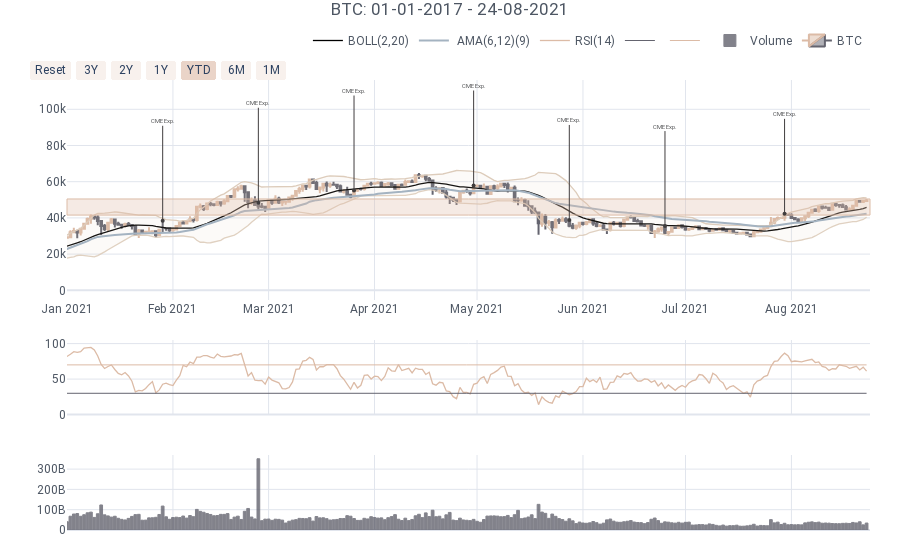

Here is the notebook cell this chart was saved with:
### Code cell
charts.quant_chart_int(BTC,start_date,end_date,ticker=symbol,
                       theme='white',auto_start=auto_start,auto_end=auto_end,
                       asPlot=asPlot,showlegend=True,boll_std=2,boll_periods=20,
                       showboll=True,showrsi=True,rsi_periods=14,showama=True,
                       ama_periods=9,showvol=True,show_price_range=True,
                       textangle=60,annots=settlements)

### Figure 1 — Plotly figure (JSON) as saved in the notebook; plotly's stock layout.template omitted (floating-point values rounded to 4 significant figures; data arrays with more than 128 entries replaced by an {"elided": "..."} marker saying what was removed)
{"data": [{"legendgroup": "BOLL(2,20)", "line": {"color": "rgba(0, 0, 0, 1.0)", "dash": "solid", "shape": "linear", "width": 1.3}, "mode": "lines", "name": "BOLL(2,20)", "showlegend": true, "text": "", "type": "scatter", "x": {"elided": "1696 str values"}, "y": {"elided": "1696 mixed values"}, "yaxis": "y2"}, {"legendgroup": "BOLL(2,20)", "line": {"color": "rgba(221, 204, 187, 1.0)", "dash": "solid", "shape": "linear", "width": 1.3}, "mode": "lines", "name": "UPPER(20)", "showlegend": false, "text": "", "type": "scatter", "x": {"elided": "1696 str values"}, "y": {"elided": "1696 mixed values"}, "yaxis": "y2"}, {"fill": "tonexty", "fillcolor": "rgba(221, 204, 187, 0.1)", "legendgroup": "BOLL(2,20)", "line": {"color": "rgba(221, 204, 187, 0.8999999999999999)", "dash": "solid", "shape": "linear", "width": 1.3}, "mode": "lines", "name": "LOWER(20)", "showlegend": false, "text": "", "type": "scatter", "x": {"elided": "1696 str values"}, "y": {"elided": "1696 mixed values"}, "yaxis": "y2"}, {"line": {"color": "rgba(164, 179, 193, 1.0)", "dash": "solid", "shape": "linear", "width": 2}, "mode": "lines", "name": " AMA(6,12)(9)", "text": "", "type": "scatter", "x": {"elided": "1696 str values"}, "y": {"elided": "1696 mixed values"}, "yaxis": "y2"}, {"line": {"color": "rgba(220, 187, 166, 1.0)", "dash": "solid", "shape": "linear", "width": 1.3}, "mode": "lines", "name": "RSI(14)", "text": "", "type": "scatter", "x": {"elided": "1696 str values"}, "y": {"elided": "1696 mixed values"}, "yaxis": "y3"}, {"line": {"color": "#64646F", "width": 1}, "mode": "lines", "name": "", "text": "", "type": "scatter", "x": {"elided": "1696 str values"}, "y": {"elided": "1696 int values"}, "yaxis": "y3"}, {"line": {"color": "#DCBBA6", "width": 1}, "mode": "lines", "name": "", "text": "", "type": "scatter", "x": {"elided": "1696 str values"}, "y": {"elided": "1696 int values"}, "yaxis": "y3"}, {"legendgroup": "Volume", "marker": {"color": {"elided": "1696 str values"}, "line": {"color": {"elided": "1696 str values"}, "width": 1}}, "name": "Volume", "opacity": 0.8, "orientation": "v", "showlegend": true, "text": "", "type": "bar", "x": {"elided": "1696 str values"}, "y": {"elided": "1696 float values"}, "yaxis": "y4"}, {"close": {"elided": "1696 float values"}, "decreasing": {"line": {"color": "#64646F"}}, "high": {"elided": "1696 float values"}, "increasing": {"line": {"color": "#DCBBA6"}}, "low": {"elided": "1696 float values"}, "name": "BTC", "open": {"elided": "1696 float values"}, "showlegend": true, "type": "candlestick", "x": {"elided": "1696 str values"}, "yaxis": "y2"}], "layout": {"annotations": [{"arrowcolor": "#403d3e", "arrowhead": 6, "ax": 0, "ay": -100, "font": {"color": "#58595b", "size": 6}, "hovertext": "", "opacity": 1, "showarrow": true, "text": "CME Exp.", "textangle": 0, "x": "2021-01-29", "xref": "x", "y": 38410.0, "yref": "y2"}, {"arrowcolor": "#403d3e", "arrowhead": 6, "ax": 0, "ay": -100, "font": {"color": "#58595b", "size": 6}, "hovertext": "", "opacity": 1, "showarrow": true, "text": "CME Exp.", "textangle": 0, "x": "2021-02-26", "xref": "x", "y": 48370.0, "yref": "y2"}, {"arrowcolor": "#403d3e", "arrowhead": 6, "ax": 0, "ay": -100, "font": {"color": "#58595b", "size": 6}, "hovertext": "", "opacity": 1, "showarrow": true, "text": "CME Exp.", "textangle": 0, "x": "2021-03-26", "xref": "x", "y": 55140.0, "yref": "y2"}, {"arrowcolor": "#403d3e", "arrowhead": 6, "ax": 0, "ay": -100, "font": {"color": "#58595b", "size": 6}, "hovertext": "", "opacity": 1, "showarrow": true, "text": "CME Exp.", "textangle": 0, "x": "2021-04-30", "xref": "x", "y": 57900.0, "yref": "y2"}, {"arrowcolor": "#403d3e", "arrowhead": 6, "ax": 0, "ay": -100, "font": {"color": "#58595b", "size": 6}, "hovertext": "", "opacity": 1, "showarrow": true, "text": "CME Exp.", "textangle": 0, "x": "2021-05-28", "xref": "x", "y": 38860.0, "yref": "y2"}, {"arrowcolor": "#403d3e", "arrowhead": 6, "ax": 0, "ay": -100, "font": {"color": "#58595b", "size": 6}, "hovertext": "", "opacity": 1, "showarrow": true, "text": "CME Exp.", "textangle": 0, "x": "2021-06-25", "xref": "x", "y": 35490.0, "yref": "y2"}, {"arrowcolor": "#403d3e", "arrowhead": 6, "ax": 0, "ay": -100, "font": {"color": "#58595b", "size": 6}, "hovertext": "", "opacity": 1, "showarrow": true, "text": "CME Exp.", "textangle": 0, "x": "2021-07-30", "xref": "x", "y": 42240.0, "yref": "y2"}], "font": {"family": "Roboto"}, "legend": {"bgcolor": "#FFFFFF", "font": {"color": "#4D5663"}, "orientation": "h", "x": 0.3, "y": 0.95, "yanchor": "bottom"}, "margin": {"b": 30, "l": 30, "r": 30, "t": 30}, "paper_bgcolor": "#FFFFFF", "plot_bgcolor": "#FFFFFF", "shapes": [{"fillcolor": "rgba(220, 187, 166, 0.3)", "line": {"color": "#DCBBA6", "dash": "solid", "width": 1}, "type": "rect", "x0": 0, "x1": 1, "xref": "paper", "y0": 41550.0, "y1": 50460.0, "yref": "y2"}], "showlegend": true, "title": {"font": {"color": "#4D5663"}, "text": "BTC: 01-01-2017 - 24-08-2021", "x": 0.5}, "xaxis": {"anchor": "y2", "gridcolor": "#E1E5ED", "range": ["2021-01-01", "2021-08-24"], "rangeselector": {"bgcolor": "rgba(248, 241, 237, 1)", "buttons": [{"count": 1, "label": "Reset", "step": "all"}, {"count": 3, "label": "3Y", "step": "year", "stepmode": "backward"}, {"count": 2, "label": "2Y", "step": "year", "stepmode": "backward"}, {"count": 1, "label": "1Y", "step": "year", "stepmode": "backward"}, {"count": 1, "label": "YTD", "step": "year", "stepmode": "todate"}, {"count": 6, "label": "6M", "step": "month", "stepmode": "backward"}, {"count": 1, "label": "1M", "step": "month", "stepmode": "backward"}], "font": {"family": "Roboto", "size": 12}, "visible": true, "x": 0, "y": 0.9}, "rangeslider": {"visible": false}, "showgrid": true, "tickfont": {"color": "#4D5663"}, "title": {"font": {"color": "#4D5663"}, "text": ""}, "zerolinecolor": "#E1E5ED"}, "yaxis": {"gridcolor": "#E1E5ED", "showgrid": true, "showticklabels": false, "tickfont": {"color": "#4D5663"}, "title": {"font": {"color": "#4D5663"}, "text": ""}, "zerolinecolor": "#E1E5ED"}, "yaxis2": {"domain": [0.46, 0.9], "gridcolor": "#E1E5ED", "showgrid": true, "tickfont": {"color": "#4D5663"}, "title": {"font": {"color": "#4D5663"}, "text": ""}, "zerolinecolor": "#E1E5ED"}, "yaxis3": {"domain": [0.23, 0.38], "gridcolor": "#E1E5ED", "showgrid": true, "tickfont": {"color": "#4D5663"}, "title": {"font": {"color": "#4D5663"}, "text": ""}, "zerolinecolor": "#E1E5ED"}, "yaxis4": {"domain": [0, 0.15], "gridcolor": "#E1E5ED", "showgrid": true, "tickfont": {"color": "#4D5663"}, "title": {"font": {"color": "#4D5663"}, "text": ""}, "zerolinecolor": "#E1E5ED"}}}
